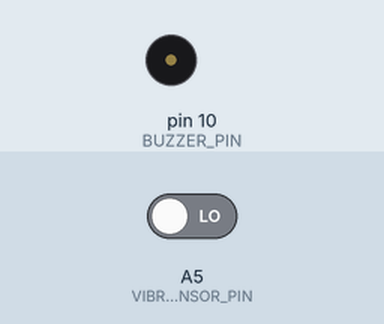
This sketch was run on a simulated Arduino Uno, built with avr-gcc and run on an emulated ATmega328P. Parts: buzzer (waves = sounding). The inputs (shaded band) are chosen by the test bench; at power-on: A5 (VIBRATION_SENSOR_PIN) LOW.

Above: at 1.2 s.
1.3 s: A5 (VIBRATION_SENSOR_PIN) driven HIGH
At 1.8 s:
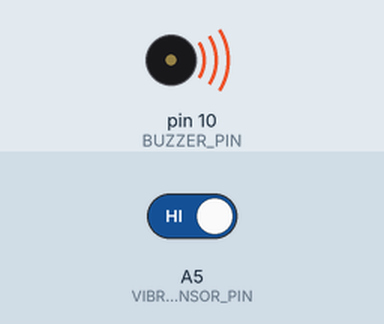
4.3 s: A5 (VIBRATION_SENSOR_PIN) driven LOW
At 5.4 s:
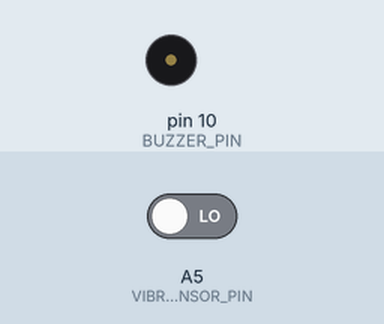
Timing chart, 0 to 7.3 s (numbered marks = the images above; inputs shaded):
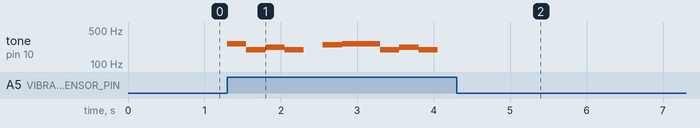

The sketch:

sw-420_with_buzzer.ino
```cpp
#define NOTE_G3 196
#define NOTE_A3 220
#define NOTE_B3 247
#define NOTE_C4 262

#define VIBRATION_SENSOR_PIN A5
#define BUZZER_PIN 10

int melody[] = {
  NOTE_C4, NOTE_G3, NOTE_G3, NOTE_A3, NOTE_G3, 0, NOTE_B3, NOTE_C4
};

int noteDurations[] = {
  4, 8, 8, 4, 4, 4, 4, 4
};

void setup() {
  pinMode(VIBRATION_SENSOR_PIN, INPUT);
  pinMode(BUZZER_PIN, OUTPUT);
  Serial.begin(9600);
}

void loop() {
  for (int thisNote = 0; thisNote < 8; thisNote++) {
    int sensorValue = digitalRead(VIBRATION_SENSOR_PIN);

    if (sensorValue == HIGH) {
      int noteDuration = 1000 / noteDurations[thisNote];
      tone(BUZZER_PIN, melody[thisNote], noteDuration);
      delay(noteDuration);
      noTone(BUZZER_PIN);
    }
  }
}
```

Measured:
- after the input at 1.3 s, tone on pin 10 (BUZZER_PIN): plays 262 Hz for 0.25 s, 196 Hz for 0.25 s, 220 Hz for 0.25 s, 196 Hz for 0.25 s, 247 Hz for 0.25 s, 262 Hz for 0.50 s … (9 notes in this stretch), starting at once
- after the input at 4.3 s, tone on pin 10 (BUZZER_PIN): stops changing and stays silent
